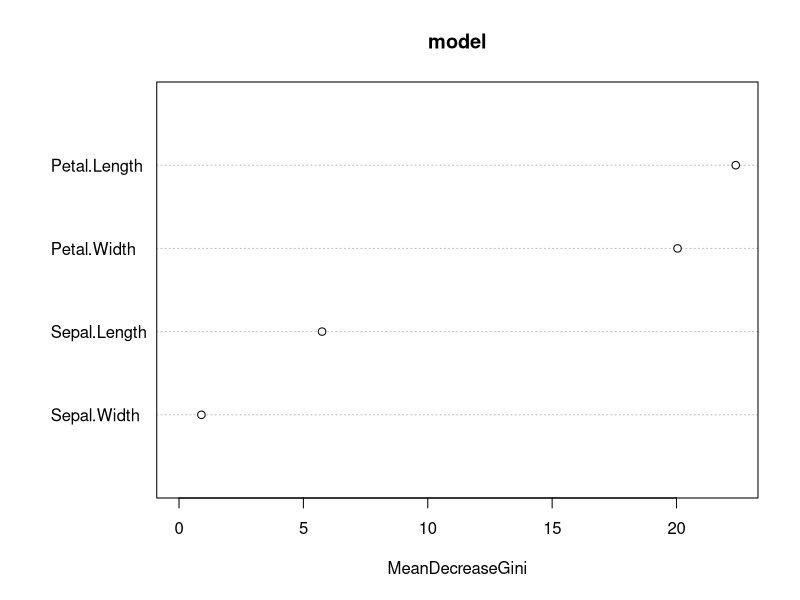
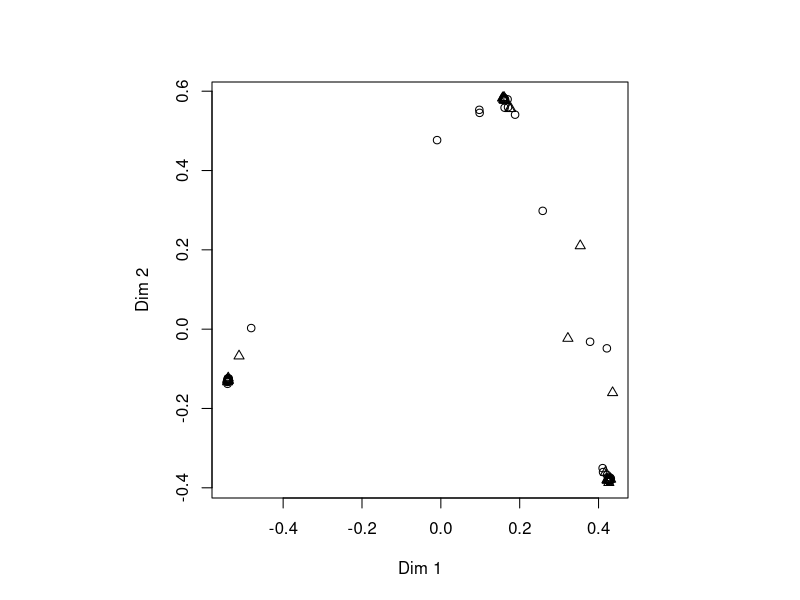
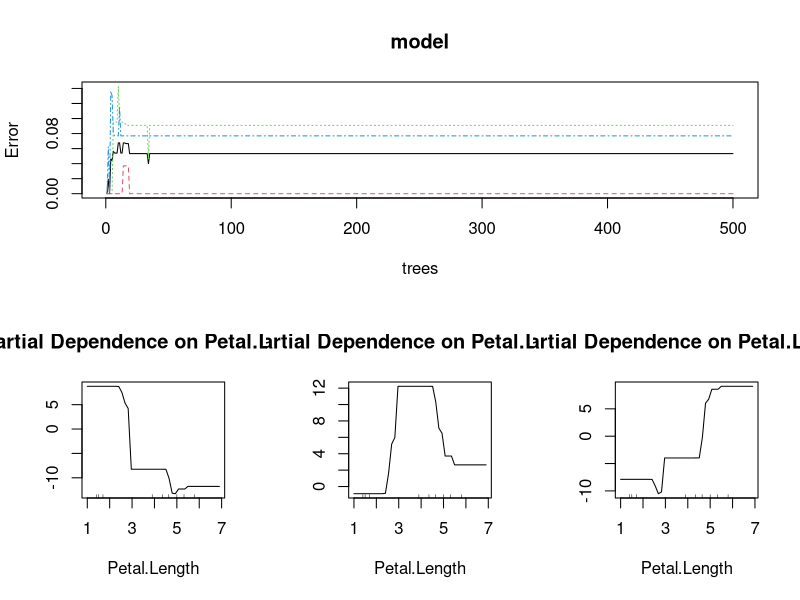
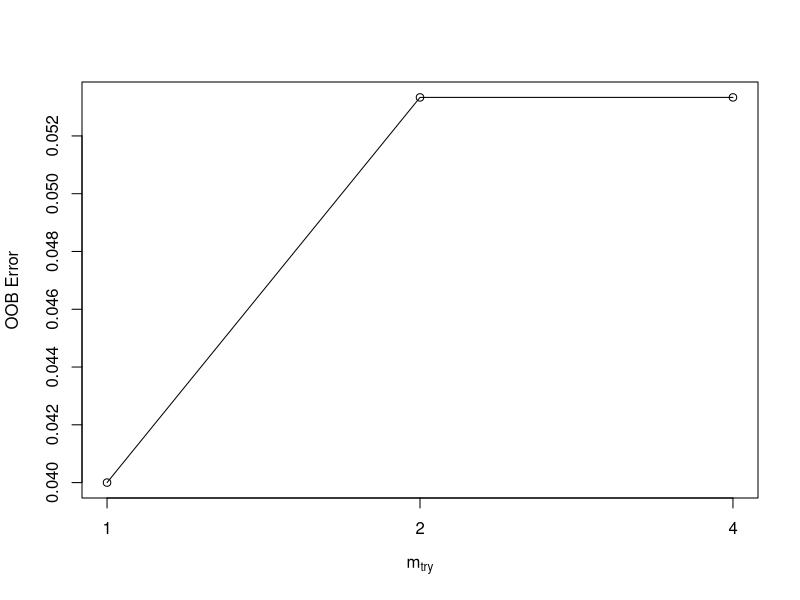
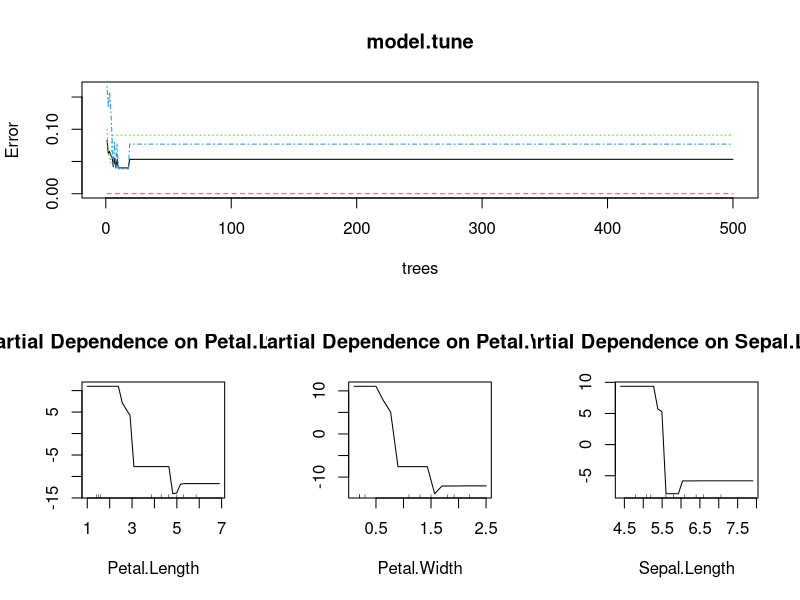

Write the R code that produced these figures, in order.
require(randomForest)
require(RColorBrewer)

set.seed(1500)

# random sampling
n <- nrow(iris)
s <- sample(n, n * 0.5)
iris.train <- iris[s,]
iris.test <- iris[-s,]

model <- randomForest(
  Species ~ .,
  data=iris.train,
  ntree=500,
  proximity=TRUE
)

pred.model <- predict(
  model,
  newdata=iris.test,
  type='class'
)

table(pred.model, iris.test[,5])
# pred.model   setosa versicolor virginica
#   setosa         30          0         0
#   versicolor      0         16         2
#   virginica       0          1        26

getTree(model, 1, labelVar=TRUE)

importance(model)
# MeanDecreaseGini
# Sepal.Length         3.590923
# Sepal.Width          2.366265
# Petal.Length        21.485794
# Petal.Width         20.524631

# MDG
varImpPlot(model)

MDSplot(model, iris$Species, palette=rep(1, 3), pch=as.numeric(iris$Species))

split.screen(c(2,1))
split.screen(c(1,3), screen = 2)
screen(3); partialPlot(model, iris, Petal.Length, 'setosa')
screen(4); partialPlot(model, iris, Petal.Length, 'versicolor')
screen(5); partialPlot(model, iris, Petal.Length, 'virginica')
split.screen(c(2,1), screen = 1)
screen(1); plot(model)
close.screen(all=T)

# Grid Search
tuneRF(iris.train[,-5], iris.train[,5], doBest=T)
# mtry = 2  OOB error = 6.67%
# Searching left ...
# mtry = 1 	OOB error = 6.67%
# 0 0.05
# Searching right ...
# mtry = 4 	OOB error = 5.33%
# 0.2 0.05
#
# Call:
#  randomForest(x = x, y = y, mtry = res[which.min(res[, 2]), 1])
#                Type of random forest: classification
#                      Number of trees: 500
# No. of variables tried at each split: 4
#
#         OOB estimate of  error rate: 6.67%
# Confusion matrix:
#            setosa versicolor virginica class.error
# setosa         20          0         0  0.00000000
# versicolor      0         31         2  0.06060606
# virginica       0          3        19  0.13636364

model.tune <- randomForest(
  Species ~ .,
  data=iris.train,
  mtry=4 # Number of variables randomly sampled as candidates at each split
)

pred.model.tune <- predict(
  model.tune,
  newdata=iris.test
)

table(pred.model.tune, iris.test[,5])
# pred.model.num setosa versicolor virginica
#     setosa         30          0         0
#     versicolor      0         16         2
#     virginica       0          1        26


importance(model.tune)
# MeanDecreaseGini
# Sepal.Length        0.7495972
# Sepal.Width         0.7205969
# Petal.Length       23.5112116
# Petal.Width        23.0789143

split.screen(c(2,1))
split.screen(c(1,3), screen = 2)
screen(3); partialPlot(model.tune, iris.train, x.var=Petal.Length)
screen(4); partialPlot(model.tune, iris.train, x.var=Petal.Width)
screen(5); partialPlot(model.tune, iris.train, x.var=Sepal.Length)
split.screen(c(2,1), screen = 1)
screen(1); plot(model.tune)
close.screen(all=T)
